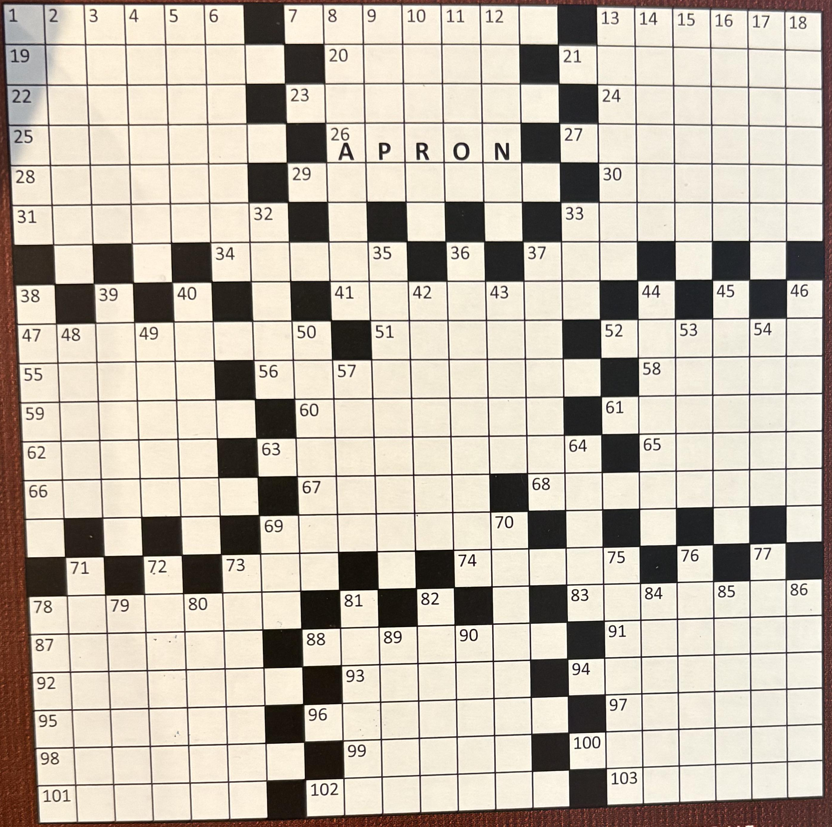
#> input picture breakfast-time/breakfast_time_grid.png, 832 x 827 px
$ python find_gridlines.py
#> lines starting #> are read from the running program, lines starting #| are printed output that depends on the picture; after the words box and inside, x2 and y2 are one past the last pixel; in counts of white or black regions, pixels touching at a corner belong together
"""Find actual gridline positions by scanning row/column projections of dark pixels."""

from pathlib import Path
import cv2
import numpy as np

ROOT = Path(__file__).resolve().parent
img = cv2.imread(str(ROOT / "breakfast_time_grid.png"))
#> img is the input picture: shape (827, 832, 3); mean B, G, R 170.9, 184.2, 193.5
gray = cv2.cvtColor(img, cv2.COLOR_BGR2GRAY)
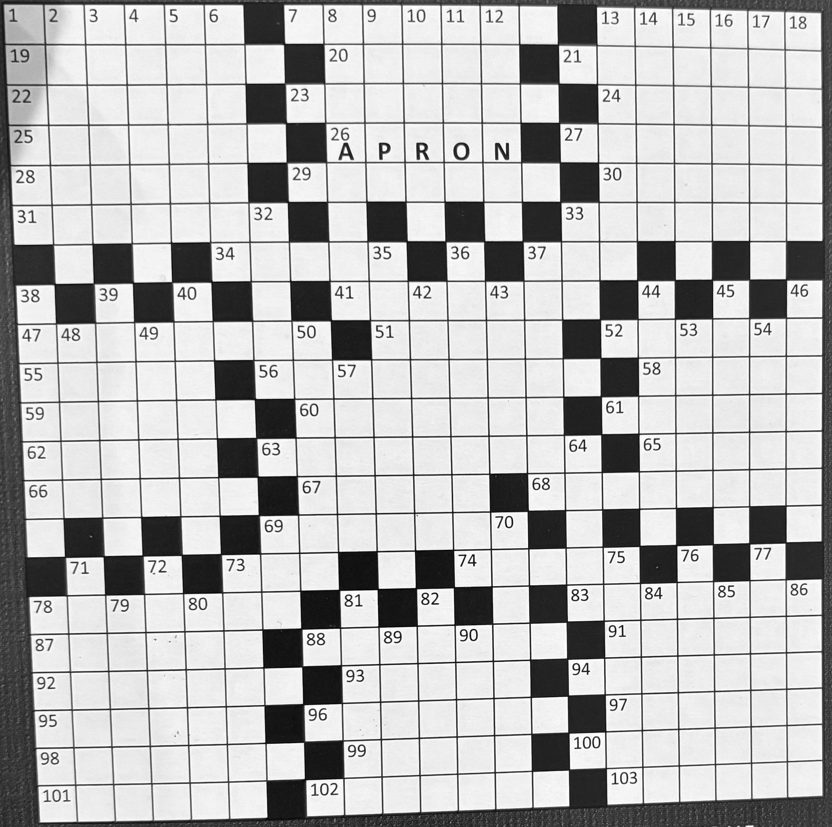
#> gray: shape (827, 832); min 1, max 255, mean 185.5
h, w = gray.shape
#> h = 827; w = 832
dark = (gray < 60).astype(int)
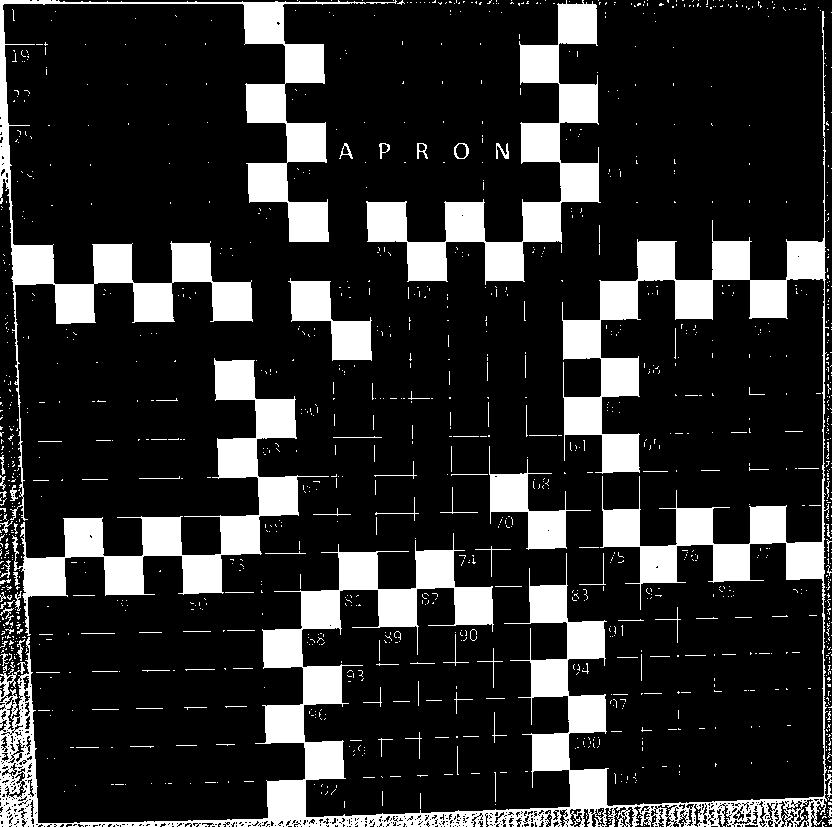
#> dark: shape (827, 832) int64; values 0 (black) and 1 (white), 18.4% white; 1321 white regions (1220 under 20 px), largest, box (x1, y1, x2, y2) and area: (0, 11, 832, 827) 60080, (0, 0, 397, 521) 21535, (12, 358, 329, 636) 15912

row_dark = dark.sum(axis=1)
#> row_dark = 827 values, max 595 at index 823, min 22 at index 83, mean 153.1
col_dark = dark.sum(axis=0)
#> col_dark = 832 values, max 647 at index 823, min 50 at index 54, mean 152.2

# Find peaks: positions where row_dark > (mean + N*std).
def peaks(profile, min_height=None, min_dist=20):
#> called with profile = array of shape (827,), min_height = 200, min_dist = 15
    if min_height is None:
        # Default: 2x the median.
        min_height = 2 * np.median(profile)
    out = []
    i = 0
    n = len(profile)
#> n = 827
    while i < n:
        if profile[i] >= min_height:
            # Local maximum within a window.
            j = i
            while j < n and profile[j] >= min_height:
                j += 1
            # Position = argmax in [i, j).
            pos = i + int(np.argmax(profile[i:j]))
            if not out or pos - out[-1] >= min_dist:
                out.append(pos)
            elif profile[pos] > profile[out[-1]]:
                out[-1] = pos
            i = j
        else:
            i += 1
#> this loop made 640 passes
#> (pos, i) on pass 3: (2, 4)
#> i on passes 1, 2, 4, 5, 6, 7: 1, 2, 5, 6, 7, 8
#> after the loop, i = 827; j = 827; out = [2, 247, 320, 553, 622, 823]; pos = 823
    return out

h_lines = peaks(row_dark, min_height=200, min_dist=15)
#> h_lines = [2, 247, 320, 553, 622, 823]
v_lines = peaks(col_dark, min_height=200, min_dist=15)
#> the loop in peaks (call 2), `while i < n:` made 640 passes
#> pos on pass 1: 1
#> v_lines = [1, 221, 292, 339, 523, 564, 823]
print(f"Horizontal grid lines (count={len(h_lines)}): {h_lines}")
#| Horizontal grid lines (count=6): [2, 247, 320, 553, 622, 823]
print(f"Vertical   grid lines (count={len(v_lines)}): {v_lines}")
#| Vertical   grid lines (count=7): [1, 221, 292, 339, 523, 564, 823]
print()
if len(h_lines) >= 2:
    print(f"H spans y={h_lines[0]}..{h_lines[-1]}, total {h_lines[-1]-h_lines[0]} px")
#| H spans y=2..823, total 821 px
    print(f"H gaps: {np.diff(h_lines).tolist()}")
#| H gaps: [245, 73, 233, 69, 201]
if len(v_lines) >= 2:
    print(f"V spans x={v_lines[0]}..{v_lines[-1]}, total {v_lines[-1]-v_lines[0]} px")
#| V spans x=1..823, total 822 px
    print(f"V gaps: {np.diff(v_lines).tolist()}")
#| V gaps: [220, 71, 47, 184, 41, 259]
